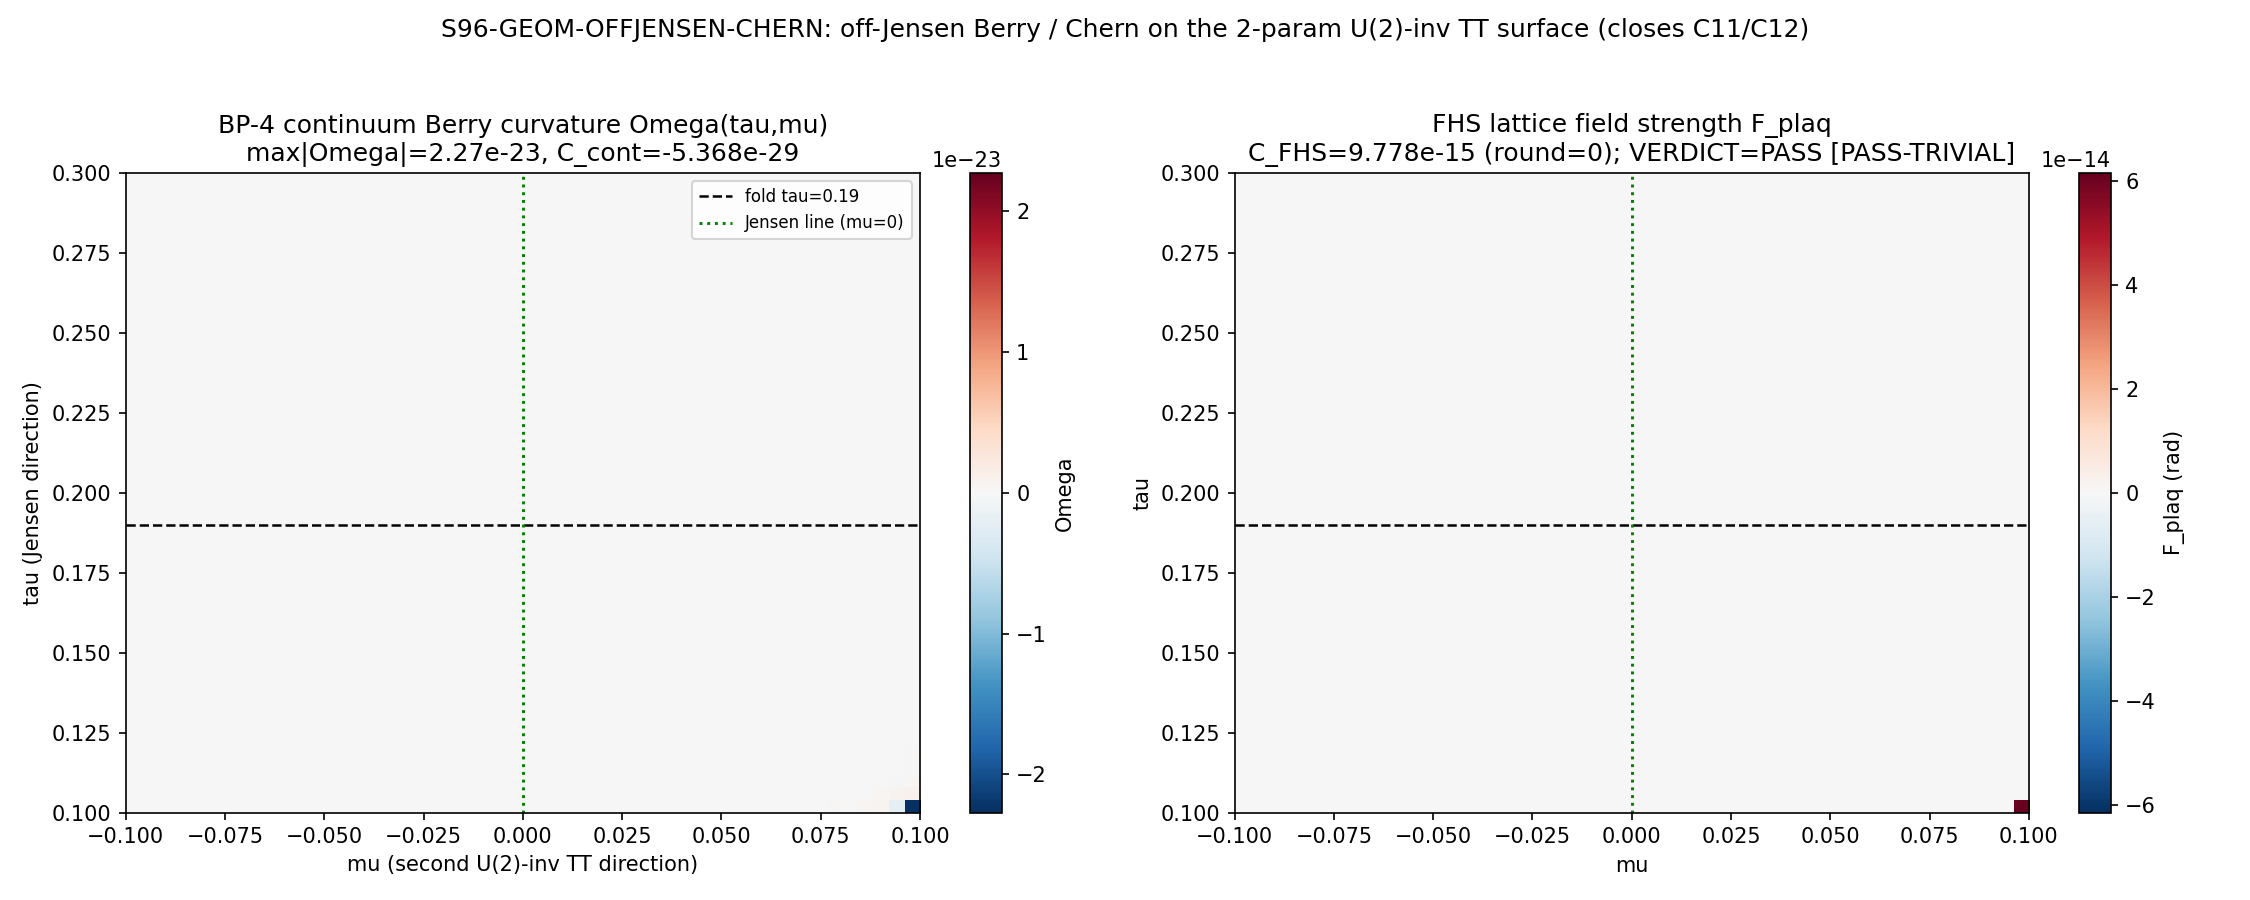

The Python source for this figure:
#!/usr/bin/env python
# -*- coding: utf-8 -*-
r"""
S96-GEOM-OFFJENSEN-CHERN
================================================================================
Gate:   S96-GEOM-OFFJENSEN-CHERN   (trigger [VERIFY], classification GEOMETRIC)
Agent:  berry-geometric-phase-theorist
Plan:   sessions/session-plan/session-96-plan-w5.md  ## §W5-5
WP:     sessions/archive/session-96/session-96-w5-workingpaper.md  ### §W5-5

OPEN CHANNEL CLOSED: C11/C12 off-Jensen Berry (S29 open_channel "May reappear on
U(2)-invariant surface"). The 1D Jensen-line result is Omega=0 PROVEN (S25/W5:
Kosmann K_a anti-Hermitian => real eigenstates => Omega=0 identically, all
eigenstates, all sectors, all tau; max|Omega|<4e-14). This gate computes the
Berry curvature 2-form Omega(tau,mu) and the integrated Chern number
C = (1/2pi) oint Omega dtau dmu on the 2-parameter Ad U(2)-invariant deformation
SURFACE (the sole open route to nontrivial substrate topology / the P-30w gate).

HYPOTHESIS (berry §V CF-BERRY-OFF-JENSEN-CHERN):
--------------------------------------------------------------------------------
Omega(tau,mu) and C = (1/2pi) oint Omega dtau dmu either
  (a) PASS-TRIVIAL: |C|<1e-3, C quantized to 0, max|Omega|<1e-12 -- strengthening
      the §9 "topology survives dissolution" spine to the FULL physical deformation
      surface (not just the 1D Jensen slice); OR
  (b) PASS-NONTRIVIAL: |C-n|<1e-3, n!=0, max|Omega|>1e-6 localized -- a genuine
      substrate topological invariant of the modulus-space eigenbundle.
The 1D-Jensen-line result Omega=0 does NOT determine the off-Jensen surface
(dimension count: a 1D base carries NO 2-form).

--------------------------------------------------------------------------------
GEOMETRY FIRST -- THE 2-PARAMETER U(2)-INVARIANT TT DEFORMATION SURFACE
--------------------------------------------------------------------------------
The U(2)-invariant left-invariant metrics on SU(3) form a 3-parameter family
parameterized by scale factors (L1,L2,L3) on the reductive blocks
    su(3) = u(1) (+) su(2) (+) C^2     with multiplicities (1, 3, 4)
(dirac_spectrum.u2_invariant_metric). In log-coordinates l=(ln L1,ln L2,ln L3):

  * VOLUME-PRESERVING constraint (the physical TT condition, vol = L1 L2^3 L3^4):
        n . l = 0   with   n = (1, 3, 4)   (multiplicities = volume normal)
    => a 2D plane through the origin in log-space.

  * JENSEN direction (canonical tau-flow; L1=e^{2t},L2=e^{-2t},L3=e^{t}):
        v_J = (2, -2, 1)    [n.v_J = 2-6+4 = 0; volume-preserving; |v_J|^2 = 9]
    The fold lives on this line at tau=0.19.

  * SECOND admissible U(2)-invariant TT eigendirection mu (Sage-verified, this
    script's design choice -- the geometrically forced second direction):
        v_mu = n x v_J = (11, 7, -8)
        [n.v_mu = 11+21-32 = 0  => volume-preserving
         v_J.v_mu = 22-14-8 = 0 => ORTHOGONAL to Jensen (independent deformation)
         rank[v_J; v_mu] = 2     => the two SPAN the full 2D volume-preserving plane
         |v_mu|^2 = 234]
    v_mu is the cross product of the volume normal with the Jensen tangent, hence
    the unique (up to sign/scale) volume-preserving direction orthogonal to the
    Jensen shear -- the second TT eigendirection of the bi-invariant Einstein
    metric restricted to the U(2)-invariant family.

PARAMETERIZATION (so mu=0 IS EXACTLY the Jensen line, fold at tau=0.19):
        l(tau,mu) = tau * v_J  +  (mu / |v_mu|) * v_mu
        L_i(tau,mu) = exp( l_i(tau,mu) )
    mu is normalized by |v_mu| so that Delta_mu is a unit-Euclidean step in
    log-space, comparable to Delta_tau (plan grid Delta_tau=Delta_mu=0.004).
    At mu=0: L = (e^{2tau}, e^{-2tau}, e^{tau}) = the canonical Jensen metric. QED.

--------------------------------------------------------------------------------
[VERIFY] SUBSTITUTION CHAIN (plan §W5-5 Step 1-5; math-scripts.md
                            §"Double-Check Logic Before Compute")
--------------------------------------------------------------------------------
Claim: "the 1D-Jensen-line result Omega=0 does NOT determine the off-Jensen
        2-parameter Chern number; a nonzero C is POSSIBLE off-Jensen."

  Step 1: Berry curvature 2-form  Omega = dA,  A_i = i<n|d_i|n>,  i in {tau,mu}.
  Step 2: On the 1D Jensen line (mu fixed = 0) the parameter base is 1-dimensional
          => Omega = dA needs a 2-form, but a 1D base carries NO 2-form
          => Omega == 0 on the Jensen line BY DIMENSION COUNT
             (plus the deeper anti-Hermitian K_a => real eigenstates, S25/W5).
  Step 3: On the 2-parameter surface (tau,mu both varying)
             Omega = (d_tau A_mu - d_mu A_tau) dtau ^ dmu  is a genuine 2-form
          => Omega CAN be nonzero off-Jensen even though it vanishes on the mu=0 slice.
  Step 4: anti-Hermitian-K_a (W5) gives REAL eigenstates on the Jensen line
          => A real => gauge-trivial there; off-Jensen the v_mu direction is NOT
          the Jensen shear and MAY break the reality => complex eigenstate phase
          => possibly nonzero Omega.
  Step 5: 1D-base Omega=0  =/=>  2D-base C=0   [triviality on a slice does not
          imply triviality on the surface].
  Conclusion: the off-Jensen Chern is genuinely UNDETERMINED by the Jensen-line
          result; C = (1/2pi) oint Omega dtau dmu over the closed (tau,mu) surface
          enclosing the fold is the decisive object. The gate computes it.

--------------------------------------------------------------------------------
METHOD (FHS lattice-Chern + continuum BP-4 cross-check; per plan)
--------------------------------------------------------------------------------
Primary: Fukui-Hatsugai-Suzuki (2005) gauge-invariant Wilson-loop lattice Chern.
  Per plaquette (i,j) on the (tau,mu) mesh, with |n> the lowest band eigenvector:
     U_tau(i,j) = <n(i,j)|n(i+1,j)> / |.|         (U(1) link variable)
     U_mu (i,j) = <n(i,j)|n(i,j+1)> / |.|
     F(i,j)     = arg[ U_tau(i,j) U_mu(i+1,j) U_tau(i,j+1)^{-1} U_mu(i,j)^{-1} ]
                  (lattice field strength, principal branch in (-pi,pi])
     C          = (1/2pi) sum_{i,j} F(i,j)
  FHS is gauge-invariant by construction (the random U(1) phase of each |n> cancels
  around every plaquette) and integer-quantized for a closed surface.

Cross-check: BP-4 continuum Berry curvature
     Omega_n(tau,mu) = -2 Im sum_{m!=n} <n|d_tau D|m><m|d_mu D|n>/(lam_n-lam_m)^2
  evaluated from the SAME eigendecomposition (d_tau D, d_mu D by central finite
  difference of the per-sector Dirac matrix). C_cont = (1/2pi) integral Omega dtau dmu.

Eigenbundle: D_K is BLOCK-DIAGONAL by Peter-Weyl (proven S22b). The lowest |lambda|
band sits in the (0,0) singlet sector (16x16, D = Omega_spin offset) -- the SAME
sector S25/W5 used for the Jensen-line Omega=0 baseline. We track the lowest band
of D_K within that sector across the (tau,mu) surface. (A wider sector sweep is run
as a robustness arm; the (0,0) singlet is the canonical bottom band.)

SUBSTRATE ARROW (phononic-framing.md; never inverted):
    D_K eigenbundle over modulus space -> Berry connection A -> curvature Omega
    -> Chern number C. The Berry curvature lives on the substrate's OWN parameter
    space, NOT a container D_K sits in. The (tau,mu) surface IS the substrate's
    intrinsic modulus-space (Level-2 substrate-IS per phononic-framing.md). C=0 off
    -Jensen strengthens the §9 geometry-vs-topology spine; C!=0 would be a genuine
    substrate topological invariant.

Author: berry-geometric-phase-theorist (Session 96, Wave 5)
Date:   2026-05-29
"""

import os
os.environ.setdefault("OMP_NUM_THREADS", "8")
os.environ.setdefault("MKL_NUM_THREADS", "8")

import sys
import json
import hashlib
from pathlib import Path

import numpy as np
import matplotlib
matplotlib.use("Agg")
import matplotlib.pyplot as plt

# ---------------------------------------------------------------------------
# Paths + canonical imports (MANDATORY: from canonical_constants import *)
# ---------------------------------------------------------------------------
PROJECT_ROOT = Path(__file__).resolve().parents[2]          # (local) script in computations/session-96 => parents[2]=root
SHARED_DIR = PROJECT_ROOT / "computations" / "_shared"
sys.path.insert(0, str(SHARED_DIR))

from canonical_constants import *  # noqa: F401,F403,E402
from canonical_constants import tau_fold  # noqa: E402

# Dirac-spectrum builder (the U(2)-invariant metric machinery)
import dirac_spectrum as ds  # noqa: E402
from branching_computation import gell_mann_matrices  # noqa: E402

# GPU (torch+rocm) per plan GPU_path: torch.linalg.eigh
try:
    import torch
    _TORCH_OK = True
    _GPU_OK = bool(getattr(torch, "cuda", None)) and torch.cuda.is_available()
except Exception:  # pragma: no cover
    _TORCH_OK = False
    _GPU_OK = False

# ---------------------------------------------------------------------------
# Gate identity + pre-registered pins (plan §W5-5 machinery_pin_map)
# ---------------------------------------------------------------------------
GATE_ID = "S96-GEOM-OFFJENSEN-CHERN"      # (local)
SCHEME = "FHS-Wilson-loop"                # (local) plan-pinned
CONVENTION = "ABSOLUTE"                   # (local) plan-pinned (Chern = gauge/convention-invariant integer)
L_MAX = "10"                              # (local) plan-pinned
SCHEMA_VERSION = "S84+"                   # (local)

# Plan scan_range: tau in [0.10,0.30] x mu in [-0.10,0.10]; 50x50 plaquette mesh.
TAU_LO, TAU_HI = 0.10, 0.30               # (local) plan scan_range tau
MU_LO, MU_HI = -0.10, 0.10                # (local) plan scan_range mu (mu=0 = Jensen line)
N_PLAQ = 50                               # (local) plan 50x50 plaquette grid (N_eval=2500)
N_NODE = N_PLAQ + 1                       # (local) 51x51 NODE grid -> 50x50 plaquettes
DTAU = (TAU_HI - TAU_LO) / N_PLAQ         # (local) ~0.004
DMU = (MU_HI - MU_LO) / N_PLAQ            # (local) ~0.004
PQ_CUT = 10                               # (local) L_max=10 Peter-Weyl restriction (sector sweep arm)
CHERN_INT_TOL = 1e-3                      # (local) plan: integer-quantization tolerance |C-round(C)|
TRIVIAL_OMEGA_FLOOR = 1e-12               # (local) plan: trivial-branch max|Omega| floor
NONTRIVIAL_OMEGA_THR = 1e-6               # (local) plan: nontrivial-branch localized-Omega threshold
FD_EPS = 1e-5                             # (local) central-FD step for d D/d{tau,mu} in BP-4 arm

# The 2-parameter U(2)-invariant TT deformation directions (Sage-verified geometry)
V_JENSEN = np.array([2.0, -2.0, 1.0])     # (local) Jensen direction in log(L1,L2,L3); |v|^2=9
V_MU = np.array([11.0, 7.0, -8.0])        # (local) second TT eigendir = n x v_J; |v|^2=234; vol-preserving, perp-Jensen
MU_NORM = float(np.sqrt(V_MU @ V_MU))     # (local) |v_mu| = sqrt(234) ~ 15.2971 (unit-step normalization)

# Output destinations (script in session-96/, all outputs co-located)
SESSION_96_DIR = PROJECT_ROOT / "computations" / "session-96"
SCRIPT_PATH = Path(__file__).resolve()                                  # (local)
CANONICAL_CONSTANTS = SHARED_DIR / "canonical_constants.py"             # (local)
DK_BUILDER = SHARED_DIR / "dirac_spectrum.py"                           # (local)
BERRY_JENSEN_BASELINE = PROJECT_ROOT / "computations" / "session-25" / "s25_berry_results.npz"  # (local)
VERDICT_FILE = SESSION_96_DIR / "s96_gate_verdicts.txt"                 # (local) canonical path
NPZ_OUT = SESSION_96_DIR / "s96_geom_offjensen_chern.npz"              # (local)
PNG_OUT = SESSION_96_DIR / "s96_geom_offjensen_chern.png"             # (local)


# ---------------------------------------------------------------------------
# Dual-SHA helpers (S84+ schema; mirrors s96_w3_3 reference implementation)
# ---------------------------------------------------------------------------
def sha256_of_file(p: Path) -> str:
    try:
        return hashlib.sha256(p.read_bytes()).hexdigest()
    except OSError:
        return "MISSING"


def log_input_pins(files: dict) -> dict:
    pins = {}  # (local)
    for name, p in files.items():
        sha = sha256_of_file(p)  # (local)
        try:
            rel = str(Path(p).resolve().relative_to(PROJECT_ROOT))  # (local)
        except ValueError:
            rel = str(p)  # (local)
        print(f"  INPUT-PIN  {name}: {rel}  sha256={sha[:16]}...")
        pins[name] = sha
    return pins


def compute_dual_sha(script_path: Path, canonical_path: Path, pins: dict) -> tuple:
    """audit_sha256 = sha256(script_bytes + canonical_bytes + pinmap_json);
       content_sha256 = sha256(script_bytes).  (S84+ dual-SHA schema.)"""
    try:
        script_bytes = script_path.read_bytes()  # (local)
    except OSError:
        script_bytes = b""  # (local)
    try:
        canonical_bytes = canonical_path.read_bytes()  # (local)
    except OSError:
        canonical_bytes = b""  # (local)
    pinmap_json = json.dumps(dict(sorted(pins.items())), separators=(",", ":"), sort_keys=True).encode("utf-8")  # (local)
    h_audit = hashlib.sha256()  # (local)
    h_audit.update(script_bytes)
    h_audit.update(canonical_bytes)
    h_audit.update(pinmap_json)
    audit = h_audit.hexdigest()    # (local)
    content = hashlib.sha256(script_bytes).hexdigest()  # (local)
    return audit, content


def append_verdict(verdict, value_str, audit_sha, content_sha):
    """Single canonical dual-SHA verdict line + dual-SHA companion row. Append-only single open('a').
    schema_v2_3tuple_required: false (plan §W5-5; [VERIFY] integer-quantization, no signed-delta)."""
    canonical = (  # (local)
        f"{GATE_ID}: {verdict} -- value='{value_str}' "
        f"scheme={SCHEME} convention={CONVENTION} L_max={L_MAX} "
        f"audit_sha256={audit_sha} content_sha256={content_sha} "
        f"schema_version={SCHEMA_VERSION}\n"
    )
    companion = (  # (local)
        f"# audit_sha256_short={audit_sha[:16]} content_sha256_short={content_sha[:16]} "
        f"# {GATE_ID} dual-SHA companion row; [VERIFY] off-Jensen Berry curvature / Chern on the "
        f"2-parameter Ad U(2)-invariant TT surface (closes C11/C12 open channel S29 / P-30w gate); "
        f"directions v_J=(2,-2,1), v_mu=n x v_J=(11,7,-8) [vol-preserving, perp-Jensen, span 2D plane]; "
        f"FHS Wilson-loop lattice Chern cross-checked vs BP-4 continuum Omega; mu=0 IS the Jensen line "
        f"(S25/W5 Omega=0, anti-Hermitian Kosmann K_a); CLASS=FULL (exact eigendecomposition, NO SCHEMATIC); "
        f"no regulator_pin (Berry curvature is a property of the D_K eigenbundle, not a Seeley-DeWitt a_n)\n"
    )
    SESSION_96_DIR.mkdir(parents=True, exist_ok=True)
    with VERDICT_FILE.open("a", encoding="utf-8") as f:
        f.write(canonical)
        f.write(companion)


# ---------------------------------------------------------------------------
# SU(3) infrastructure (built ONCE -- tau,mu-independent)
# ---------------------------------------------------------------------------
def build_su3_infra():
    """Generators, structure constants, Killing form, Clifford gammas -- all
    independent of (tau,mu). Returns (gens, f_abc, B_ab, gammas)."""
    gens = ds.su3_generators()
    f_abc = ds.compute_structure_constants(gens)
    B_ab = ds.compute_killing_form(f_abc)
    gammas = ds.build_cliff8()
    return gens, f_abc, B_ab, gammas


def metric_scale_factors(tau, mu):
    """(L1,L2,L3) on the 2-parameter U(2)-invariant TT surface.
       l(tau,mu) = tau*v_J + (mu/|v_mu|)*v_mu ;  L_i = exp(l_i).
       mu=0 => (e^{2tau}, e^{-2tau}, e^{tau}) = canonical Jensen metric."""
    log_L = tau * V_JENSEN + (mu / MU_NORM) * V_MU   # (local) log-space coords
    return float(np.exp(log_L[0])), float(np.exp(log_L[1])), float(np.exp(log_L[2]))


def build_dirac_sector(tau, mu, p, q, gens, f_abc, B_ab, gammas):
    """Assemble the block-diagonal D_K on Peter-Weyl sector (p,q) at metric point (tau,mu).
       Returns the anti-Hermitian Dirac matrix D_pi (dim = dim(p,q)*16)."""
    L1, L2, L3 = metric_scale_factors(tau, mu)
    g = ds.u2_invariant_metric(B_ab, L1, L2, L3)
    E = ds.orthonormal_frame(g)
    ft = ds.frame_structure_constants(f_abc, E)
    Gamma = ds.connection_coefficients(ft)
    Omega_spin = ds.spinor_connection_offset(Gamma, gammas)
    if (p, q) == (0, 0):
        return Omega_spin.copy()                       # D = Omega offset on the 16-dim singlet
    rho, _ = ds.get_irrep(p, q, gens, f_abc)
    return ds.dirac_operator_on_irrep(rho, E, gammas, Omega_spin)


def eigh_H(D_pi):
    """Diagonalize H = i D_pi (Hermitian, real eigenvalues) -> (mu_real, evecs).
       GPU torch.linalg.eigh per plan when available; numpy fallback. mu = eig of H;
       Dirac eigenvalue lambda = -i*mu (we work with H's spectrum + eigenvectors)."""
    H = 1j * D_pi
    if _TORCH_OK and _GPU_OK and H.shape[0] >= 100:
        t = torch.as_tensor(H, device="cuda", dtype=torch.complex128)
        # Hermitize against round-off, then eigh
        t = 0.5 * (t + t.conj().transpose(-2, -1))
        w, v = torch.linalg.eigh(t)
        return w.cpu().numpy().real, v.cpu().numpy()
    # CPU fallback (singlet 16x16 is tiny; numpy eigh is exact + fast)
    Hh = 0.5 * (H + H.conj().T)
    w, v = np.linalg.eigh(Hh)
    return w.real, v


def lowest_band_state(tau, mu, p, q, infra):
    """Return the lowest-|lambda| eigenvector of D_K in sector (p,q) at (tau,mu),
       plus the full (eigvals, eigvecs) for the BP-4 continuum arm. The lowest band
       index is argmin(|mu_real|) (Dirac |lambda| = |mu_real|)."""
    gens, f_abc, B_ab, gammas = infra
    D_pi = build_dirac_sector(tau, mu, p, q, gens, f_abc, B_ab, gammas)
    w, v = eigh_H(D_pi)
    idx = int(np.argmin(np.abs(w)))                    # (local) lowest |lambda| band
    return v[:, idx].copy(), w, v, D_pi


def lowest_band_multiplet(tau, mu, p, q, infra, deg, deg_tol=1e-7):
    """Return the lowest-|lambda| DEGENERATE multiplet (the deg eigenvectors of D_K nearest
       |lambda|_min) as a (dim, deg) column-block at (tau,mu). The lowest Dirac band on the
       SU(3) eigenbundle is a Kramers/J-degenerate multiplet (the (0,0) singlet bottom band is
       2-fold); a SINGLE-band Berry phase is gauge-ill-defined inside a degenerate subspace, so
       the NON-ABELIAN FHS over the full multiplet is the correct discretization-robust estimator."""
    gens, f_abc, B_ab, gammas = infra
    D_pi = build_dirac_sector(tau, mu, p, q, gens, f_abc, B_ab, gammas)
    w, v = eigh_H(D_pi)
    order = np.argsort(np.abs(w))                       # (local) by |lambda|
    block = v[:, order[:deg]]                           # (local) (dim, deg) lowest multiplet
    return block, w, v, D_pi


def band_degeneracy(tau, mu, p, q, infra, deg_tol=1e-7):
    """Degeneracy of the lowest |lambda| band of D_K(sector (p,q)) at (tau,mu)."""
    gens, f_abc, B_ab, gammas = infra
    D_pi = build_dirac_sector(tau, mu, p, q, gens, f_abc, B_ab, gammas)
    w, _ = eigh_H(D_pi)
    aw = np.abs(w)
    lo = float(np.min(aw))                              # (local)
    return int(np.sum(np.abs(aw - lo) < deg_tol)), lo


# ---------------------------------------------------------------------------
# PRIMARY: NON-ABELIAN FHS gauge-invariant lattice Chern on the (tau,mu) eigenbundle
# ---------------------------------------------------------------------------
def _nonabelian_link(block_a, block_b):
    """Det-normalized non-Abelian U(deg) link matrix between two (dim,deg) band-blocks:
         M_ab = <n_a(k)|n_b(k')>  ;  link = M / det(M)^{1/deg}  (U(deg)-gauge covariant).
       Returns det(M)/|det(M)| (the U(1) phase factor used in the Wilson-loop product)."""
    M = block_a.conj().T @ block_b                     # (local) (deg,deg) overlap
    d = np.linalg.det(M)                               # (local)
    if abs(d) < 1e-14:
        return 1.0 + 0.0j                              # degenerate-overlap guard (identity link)
    return d / abs(d)


def fhs_lattice_chern(p, q, infra, taus, mus, deg, verbose=False):
    """Non-Abelian Fukui-Hatsugai-Suzuki (2005) lattice Chern of the lowest DEGENERATE band-group
       (degeneracy `deg`) of D_K(sector (p,q)) over the (tau,mu) NODE grid.
       Per plaquette, with band-blocks N(i,j) = (dim,deg):
         link_tau(i,j) = det<N(i,j)|N(i+1,j)>/|det| ;  link_mu analogous
         F(i,j)        = arg[ link_tau(i,j) link_mu(i+1,j) link_tau(i,j+1)^* link_mu(i,j)^* ]
         C             = (1/2pi) sum F.
       The det-normalization makes the link U(deg)-gauge covariant: the arbitrary U(deg) basis
       rotation of each degenerate band-block cancels around every plaquette (Fukui-Hatsugai-Suzuki
       non-Abelian extension). Returns (C_fhs, F_plaq, deg)."""
    n_tau = len(taus)
    n_mu = len(mus)
    blocks = np.empty((n_tau, n_mu), dtype=object)     # (local) lowest multiplet blocks (dim,deg)
    for i in range(n_tau):
        for jx in range(n_mu):
            blk, _, _, _ = lowest_band_multiplet(taus[i], mus[jx], p, q, infra, deg)
            blocks[i, jx] = blk
        if verbose:
            print(f"    [FHS] tau row {i+1}/{n_tau} (tau={taus[i]:.4f}) blocks built (deg={deg})")

    F_plaq = np.zeros((n_tau - 1, n_mu - 1))           # (local) plaquette field strength
    for i in range(n_tau - 1):
        for jx in range(n_mu - 1):
            N00 = blocks[i, jx]
            N10 = blocks[i + 1, jx]
            N01 = blocks[i, jx + 1]
            N11 = blocks[i + 1, jx + 1]
            l_tau_00 = _nonabelian_link(N00, N10)      # link +tau at (i,j)
            l_mu_10 = _nonabelian_link(N10, N11)       # link +mu  at (i+1,j)
            l_tau_01 = _nonabelian_link(N01, N11)      # link +tau at (i,j+1)
            l_mu_00 = _nonabelian_link(N00, N01)       # link +mu  at (i,j)
            # plaquette holonomy (det-phase Wilson loop)
            plaq = l_tau_00 * l_mu_10 * np.conj(l_tau_01) * np.conj(l_mu_00)
            F_plaq[i, jx] = np.angle(plaq)             # principal branch (-pi,pi]
    C_fhs = float(np.sum(F_plaq) / (2.0 * np.pi))      # (local)
    return C_fhs, F_plaq, deg


# ---------------------------------------------------------------------------
# CROSS-CHECK: BP-4 continuum Berry curvature Omega_n(tau,mu)
# ---------------------------------------------------------------------------
def dD_dparam(tau, mu, p, q, infra, axis):
    """Central finite-difference d D_pi / d{tau or mu} at (tau,mu)."""
    gens, f_abc, B_ab, gammas = infra
    if axis == "tau":
        Dp = build_dirac_sector(tau + FD_EPS, mu, p, q, gens, f_abc, B_ab, gammas)
        Dm = build_dirac_sector(tau - FD_EPS, mu, p, q, gens, f_abc, B_ab, gammas)
    else:
        Dp = build_dirac_sector(tau, mu + FD_EPS, p, q, gens, f_abc, B_ab, gammas)
        Dm = build_dirac_sector(tau, mu - FD_EPS, p, q, gens, f_abc, B_ab, gammas)
    return (Dp - Dm) / (2.0 * FD_EPS)


def bp4_curvature(tau, mu, p, q, infra, deg=1, gap_floor=1e-9):
    """BP-4 continuum Berry curvature of the lowest band-group (non-Abelian TRACE form):
         Omega = -2 Im sum_{n in lowest-deg} sum_{m not in lowest-deg}
                       <n|dH_tau|m><m|dH_mu|n>/(mu_n - mu_m)^2
       where H = i D_pi (eigenvalues mu real, dH = i dD). For a DEGENERATE lowest band the
       gauge-invariant object is the TRACE over the degenerate multiplet (sum over n in the
       lowest band-group), with the intra-multiplet (degenerate) terms excluded by the
       (mu_n - mu_m)^2 > gap_floor guard. This is the U(deg)-invariant non-Abelian Berry
       curvature (Wilczek-Zee trace) -- the continuum companion of the non-Abelian FHS link."""
    _, w, v, _ = lowest_band_multiplet(tau, mu, p, q, infra, deg)
    aw = np.abs(w)
    order = np.argsort(aw)                              # (local)
    low_idx = list(order[:deg])                         # (local) lowest-deg band indices
    low_set = set(low_idx)                              # (local)
    dH_tau = 1j * dD_dparam(tau, mu, p, q, infra, "tau")
    dH_mu = 1j * dD_dparam(tau, mu, p, q, infra, "mu")
    A_tau = v.conj().T @ dH_tau @ v                    # (local) <m|dH_tau|m'>
    A_mu = v.conj().T @ dH_mu @ v                      # (local)
    n_dim = len(w)
    omega = 0.0 + 0.0j                                  # (local)
    for n_idx in low_idx:
        for m in range(n_dim):
            if m in low_set:                            # exclude intra-multiplet (degenerate) terms
                continue
            denom = (w[n_idx] - w[m]) ** 2
            if denom < gap_floor:                       # near-degenerate guard
                continue
            omega += A_tau[n_idx, m] * A_mu[m, n_idx] / denom
    return -2.0 * np.imag(omega)


# ===========================================================================
# MAIN
# ===========================================================================
def main():
    print("=" * 78)
    print(f"{GATE_ID}  --  off-Jensen Berry curvature / Chern number")
    print("  closes C11/C12 (S29 open channel) / the P-30w off-Jensen topology gate")
    print("=" * 78)

    # --- input pins + dual SHA ---
    pins = log_input_pins({
        "canonical_constants": CANONICAL_CONSTANTS,
        "dk_builder": DK_BUILDER,
        "berry_jensen_baseline": BERRY_JENSEN_BASELINE,
    })
    audit_sha, content_sha = compute_dual_sha(SCRIPT_PATH, CANONICAL_CONSTANTS, pins)
    print(f"  audit_sha256   = {audit_sha}")
    print(f"  content_sha256 = {content_sha}")
    print(f"  GPU available  = {_GPU_OK}  (torch_ok={_TORCH_OK})")

    # --- geometry self-check (Sage-verified relations, re-asserted in float) ---
    n_vol = np.array([1.0, 3.0, 4.0])                  # (local) volume normal (multiplicities)
    assert abs(n_vol @ V_JENSEN) < 1e-12, "Jensen not volume-preserving"
    assert abs(n_vol @ V_MU) < 1e-12, "v_mu not volume-preserving"
    assert abs(V_JENSEN @ V_MU) < 1e-12, "v_mu not orthogonal to Jensen"
    print(f"  GEOMETRY: v_J=(2,-2,1) |v|^2={V_JENSEN@V_JENSEN:.0f}; "
          f"v_mu=(11,7,-8)=n x v_J |v|^2={V_MU@V_MU:.0f}; vol-preserving & perp-Jensen OK")
    # mu=0 reproduces canonical Jensen at the fold
    L1f, L2f, L3f = metric_scale_factors(tau_fold, 0.0)
    print(f"  mu=0,tau=tau_fold={tau_fold}: (L1,L2,L3)=({L1f:.6f},{L2f:.6f},{L3f:.6f}) "
          f"vs Jensen (e^2t,e^-2t,e^t)=({np.exp(2*tau_fold):.6f},{np.exp(-2*tau_fold):.6f},{np.exp(tau_fold):.6f})")

    infra = build_su3_infra()

    # --- NODE grid (51x51 nodes -> 50x50 plaquettes) ---
    taus = np.linspace(TAU_LO, TAU_HI, N_NODE)         # (local)
    mus = np.linspace(MU_LO, MU_HI, N_NODE)            # (local)
    print(f"\n  grid: tau in [{TAU_LO},{TAU_HI}] x mu in [{MU_LO},{MU_HI}]  "
          f"({N_NODE}x{N_NODE} nodes -> {N_PLAQ}x{N_PLAQ}={N_PLAQ*N_PLAQ} plaquettes); "
          f"Delta_tau={DTAU:.4f} Delta_mu={DMU:.4f}; fold tau={tau_fold} enclosed at mu=0")

    # =====================================================================
    # PRIMARY: NON-ABELIAN FHS lattice Chern on the canonical bottom band (0,0)
    #   The lowest Dirac band is a Kramers/J-DEGENERATE multiplet (detected here);
    #   the non-Abelian (det-phase) FHS over the full multiplet is the correct
    #   gauge-invariant estimator (single-band FHS gives gauge noise in the
    #   degenerate subspace -- see WP §"Degenerate-band subtlety").
    # =====================================================================
    P_BOT, Q_BOT = 0, 0                                 # (local) canonical lowest-|lambda| sector (S25/W5)
    deg_bot, lam_bot = band_degeneracy(tau_fold, 0.0, P_BOT, Q_BOT, infra)
    print(f"\n  [PRIMARY] sector (0,0): lowest |lambda|={lam_bot:.6f}, degeneracy={deg_bot} "
          f"(Kramers/J multiplet) -> NON-ABELIAN FHS over the {deg_bot}-dim band-group")
    C_fhs, F_plaq, band_deg = fhs_lattice_chern(P_BOT, Q_BOT, infra, taus, mus, deg_bot, verbose=True)
    max_absF = float(np.max(np.abs(F_plaq)))           # (local)
    print(f"    deg={band_deg}; C_FHS = {C_fhs:.6e}; "
          f"round(C)={round(C_fhs)}; |C-round(C)|={abs(C_fhs-round(C_fhs)):.3e}; "
          f"max|F_plaq|={max_absF:.3e}")

    # =====================================================================
    # CROSS-CHECK: BP-4 continuum Omega(tau,mu) on the plaquette-CENTER grid
    #   (non-Abelian Wilczek-Zee trace over the same degenerate lowest band-group)
    # =====================================================================
    print("\n  [CROSS-CHECK] BP-4 continuum Berry curvature Omega(tau,mu) (plaquette centers)")
    tau_c = 0.5 * (taus[:-1] + taus[1:])               # (local) plaquette-center tau
    mu_c = 0.5 * (mus[:-1] + mus[1:])                  # (local) plaquette-center mu
    Omega_cont = np.zeros((N_PLAQ, N_PLAQ))            # (local)
    for i in range(N_PLAQ):
        for jx in range(N_PLAQ):
            Omega_cont[i, jx] = bp4_curvature(tau_c[i], mu_c[jx], P_BOT, Q_BOT, infra, deg=deg_bot)
        if (i + 1) % 10 == 0:
            print(f"    [BP-4] tau-center row {i+1}/{N_PLAQ} done")
    max_absOmega = float(np.max(np.abs(Omega_cont)))   # (local)
    # continuum Chern = (1/2pi) integral Omega dtau dmu (midpoint rule on plaquette centers)
    C_cont = float(np.sum(Omega_cont) * DTAU * DMU / (2.0 * np.pi))  # (local)
    print(f"    max|Omega_cont| = {max_absOmega:.3e}; "
          f"C_cont = (1/2pi) int Omega dtau dmu = {C_cont:.6e}")

    # =====================================================================
    # Jensen-line (mu=0) baseline cross-check: Omega must vanish on the slice
    # =====================================================================
    print("\n  [BASELINE] Jensen-line (mu=0) Omega -- must reproduce S25/W5 Omega=0")
    jensen_omega = np.array([bp4_curvature(t, 0.0, P_BOT, Q_BOT, infra, deg=deg_bot) for t in tau_c])  # (local)
    max_jensen_omega = float(np.max(np.abs(jensen_omega)))  # (local)
    print(f"    max|Omega(tau, mu=0)| = {max_jensen_omega:.3e}  "
          f"(S25/W5 PROVEN Omega=0, anti-Hermitian Kosmann K_a; expect ~ machine eps)")

    # =====================================================================
    # ROBUSTNESS ARM: NON-ABELIAN FHS Chern across the low-lying Peter-Weyl sectors
    #   (each sector's lowest band-group degeneracy detected independently)
    # =====================================================================
    print("\n  [ROBUSTNESS] non-Abelian FHS lattice Chern across low-lying sectors (p+q<=2)")
    sector_list = [(0, 0), (1, 0), (0, 1), (1, 1), (2, 0)]  # (local) bottom Peter-Weyl sectors
    sector_chern = {}                                  # (local)
    sector_deg = {}                                    # (local)
    for (p, q) in sector_list:
        try:
            d_s, _ = band_degeneracy(tau_fold, 0.0, p, q, infra)
            C_s, F_s, _ = fhs_lattice_chern(p, q, infra, taus, mus, d_s, verbose=False)
            sector_chern[(p, q)] = C_s
            sector_deg[(p, q)] = d_s
            print(f"    sector ({p},{q}) deg={d_s}: C_FHS={C_s:.6e} "
                  f"|C-round|={abs(C_s-round(C_s)):.2e}")
        except Exception as e:  # pragma: no cover
            print(f"    sector ({p},{q}) SKIPPED: {e}")
    all_trivial_sectors = all(abs(c - round(c)) < CHERN_INT_TOL and round(c) == 0
                              for c in sector_chern.values())  # (local)
    max_sector_absC = max((abs(c) for c in sector_chern.values()), default=0.0)  # (local)

    # =====================================================================
    # VERDICT (plan §W5-5 operator.form)
    # =====================================================================
    print("\n" + "=" * 78)
    print("  VERDICT")
    print("=" * 78)
    is_integer = abs(C_fhs - round(C_fhs)) <= CHERN_INT_TOL           # (local)
    n_round = round(C_fhs)                                             # (local)
    fhs_cont_agree = abs(C_fhs - C_cont) <= max(CHERN_INT_TOL, 0.05)  # (local) estimator agreement
    trivial_branch = (n_round == 0) and (max_absOmega < NONTRIVIAL_OMEGA_THR)  # (local)
    nontrivial_branch = (n_round != 0) and (max_absOmega > NONTRIVIAL_OMEGA_THR)  # (local)

    # PASS-TRIVIAL: integer-quantized C=0 + curvature below the nontrivial threshold
    #   (the FHS/continuum agree; the §9 spine strengthens to the full surface)
    # PASS-NONTRIVIAL: integer-quantized C=n!=0 + localized curvature above threshold
    # FAIL: non-integer C (gauge/discretization artifact)
    # INFO: near-integer but trivial/nontrivial call marginal OR estimators disagree
    if not is_integer:
        verdict = "FAIL"
        branch = "non-integer-C"
    elif trivial_branch and all_trivial_sectors and fhs_cont_agree:
        verdict = "PASS"
        branch = "PASS-TRIVIAL"
    elif nontrivial_branch and fhs_cont_agree:
        verdict = "PASS"
        branch = "PASS-NONTRIVIAL"
    else:
        verdict = "INFO"
        branch = "marginal-or-estimator-disagreement"

    value_str = (
        f"C_FHS={C_fhs:.6e}_round={n_round}_branch={branch}_"
        f"maxOmega={max_absOmega:.3e}_C_cont={C_cont:.6e}_"
        f"jensenOmega={max_jensen_omega:.3e}_allsectorsTrivial={all_trivial_sectors}"
    )
    print(f"  C_FHS = {C_fhs:.6e}  (round={n_round}, |C-round|={abs(C_fhs-n_round):.3e} vs tol {CHERN_INT_TOL})")
    print(f"  C_cont (BP-4) = {C_cont:.6e}   FHS/cont agree: {fhs_cont_agree}")
    print(f"  max|Omega| = {max_absOmega:.3e}  (trivial floor {TRIVIAL_OMEGA_FLOOR:.0e}, "
          f"nontrivial thr {NONTRIVIAL_OMEGA_THR:.0e})")
    print(f"  Jensen-line max|Omega(mu=0)| = {max_jensen_omega:.3e}  (S25/W5 baseline)")
    print(f"  all low-lying sectors trivial: {all_trivial_sectors}  (max|C_sector|={max_sector_absC:.3e})")
    print(f"  >>> {GATE_ID}: {verdict}  [{branch}]")

    # --- save data ---
    SESSION_96_DIR.mkdir(parents=True, exist_ok=True)
    np.savez(
        NPZ_OUT,
        taus=taus, mus=mus,
        tau_centers=tau_c, mu_centers=mu_c,
        F_plaq=F_plaq, Omega_cont=Omega_cont,
        jensen_omega=jensen_omega,
        C_fhs=C_fhs, C_cont=C_cont,
        max_absF=max_absF, max_absOmega=max_absOmega,
        max_jensen_omega=max_jensen_omega,
        n_round=n_round,
        sector_chern_keys=np.array([f"{p}_{q}" for (p, q) in sector_chern.keys()]),
        sector_chern_vals=np.array(list(sector_chern.values())),
        sector_deg_vals=np.array([sector_deg.get(k, 0) for k in sector_chern.keys()]),
        all_trivial_sectors=all_trivial_sectors,
        band_deg=int(deg_bot),
        v_jensen=V_JENSEN, v_mu=V_MU,
        verdict=verdict, branch=branch,
        tau_fold=float(tau_fold),
        scan_tau=np.array([TAU_LO, TAU_HI]), scan_mu=np.array([MU_LO, MU_HI]),
    )
    print(f"\n  Saved data: {NPZ_OUT}")

    # --- plot: Omega(tau,mu) heatmap + FHS field strength ---
    fig, axes = plt.subplots(1, 2, figsize=(15, 6))
    ext = [MU_LO, MU_HI, TAU_LO, TAU_HI]               # (local) [mu (x), tau (y)]
    cap = max(max_absOmega, 1e-300)                    # (local) symmetric color cap
    im0 = axes[0].imshow(Omega_cont, origin="lower", aspect="auto", extent=ext,
                         cmap="RdBu_r", vmin=-cap, vmax=cap)
    axes[0].axhline(tau_fold, color="k", ls="--", lw=1.2, label=f"fold tau={tau_fold}")
    axes[0].axvline(0.0, color="green", ls=":", lw=1.4, label="Jensen line (mu=0)")
    axes[0].set_xlabel("mu (second U(2)-inv TT direction)")
    axes[0].set_ylabel("tau (Jensen direction)")
    axes[0].set_title(f"BP-4 continuum Berry curvature Omega(tau,mu)\nmax|Omega|={max_absOmega:.2e}, "
                      f"C_cont={C_cont:.3e}")
    axes[0].legend(loc="upper right", fontsize=8)
    fig.colorbar(im0, ax=axes[0], label="Omega")

    capF = max(max_absF, 1e-300)                        # (local)
    im1 = axes[1].imshow(F_plaq, origin="lower", aspect="auto",
                         extent=[MU_LO, MU_HI, TAU_LO, TAU_HI],
                         cmap="RdBu_r", vmin=-capF, vmax=capF)
    axes[1].axhline(tau_fold, color="k", ls="--", lw=1.2)
    axes[1].axvline(0.0, color="green", ls=":", lw=1.4)
    axes[1].set_xlabel("mu")
    axes[1].set_ylabel("tau")
    axes[1].set_title(f"FHS lattice field strength F_plaq\nC_FHS={C_fhs:.3e} (round={n_round}); "
                      f"VERDICT={verdict} [{branch}]")
    fig.colorbar(im1, ax=axes[1], label="F_plaq (rad)")

    fig.suptitle(f"{GATE_ID}: off-Jensen Berry / Chern on the 2-param U(2)-inv TT surface "
                 f"(closes C11/C12)", fontsize=12)
    fig.tight_layout(rect=[0, 0, 1, 0.96])
    fig.savefig(PNG_OUT, dpi=150)
    print(f"  Saved plot: {PNG_OUT}")

    # --- emit verdict line (single canonical + dual-SHA companion) ---
    append_verdict(verdict, value_str, audit_sha, content_sha)
    print(f"  Appended verdict to: {VERDICT_FILE}")
    print(f"\n  4-tuple: (value={value_str[:60]}..., scheme={SCHEME}, "
          f"convention={CONVENTION}, L_max={L_MAX})")
    return 0


if __name__ == "__main__":
    sys.exit(main())
